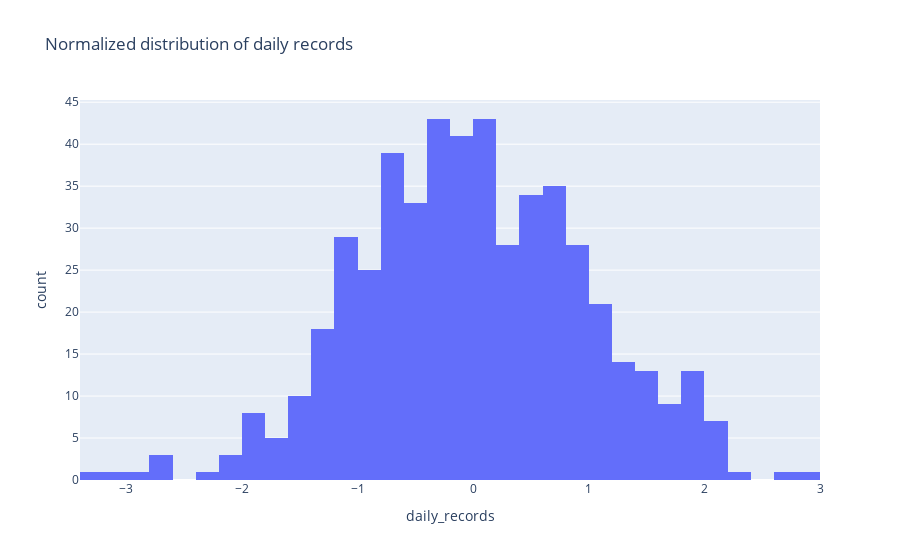

This figure's notebook cell:
### Code cell
normalized_daily_records = daily_records
normalized_daily_records['daily_records'] = (normalized_daily_records['daily_records'] - normalized_daily_records['daily_records'].mean()) / normalized_daily_records['daily_records'].std()
px.histogram(normalized_daily_records, x='daily_records', title='Normalized distribution of daily records')

### Figure 1 — Plotly figure (JSON) as saved in the notebook; plotly's stock layout.template omitted (floating-point values rounded to 4 significant figures; data arrays with more than 128 entries replaced by an {"elided": "..."} marker saying what was removed)
{"data": [{"alignmentgroup": "True", "bingroup": "x", "hovertemplate": "daily_records=%{x}<br>count=%{y}<extra></extra>", "legendgroup": "", "marker": {"color": "#636efa", "pattern": {"shape": ""}}, "name": "", "offsetgroup": "", "orientation": "v", "showlegend": false, "type": "histogram", "x": {"elided": "509 float values"}, "xaxis": "x", "yaxis": "y"}], "layout": {"barmode": "relative", "legend": {"tracegroupgap": 0}, "title": {"text": "Normalized distribution of daily records"}, "xaxis": {"anchor": "y", "domain": [0, 1], "title": {"text": "daily_records"}}, "yaxis": {"anchor": "x", "domain": [0, 1], "title": {"text": "count"}}}}
